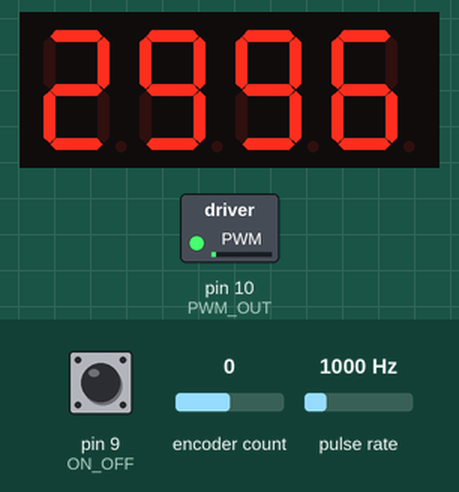
Simulated run of this sketch. Board: Arduino Uno, built with avr-gcc and run on an emulated ATmega328P. Parts: 4-digit seven-segment display, switched loads named in the sketch (green lamp = pin HIGH). Wiring (inferred from the names in the program): pulse sensor: data pin 2. Inputs (shaded band) come from the test bench; at power-on: pin 9 (ON_OFF) HIGH, pulse rate 1000 Hz, encoder count 0. What the sketch prints to the serial monitor is not drawn.

Above: at 1.2 s.
1.3 s: pin 9 (ON_OFF) pulled LOW for 0.15 s
At 2.2 s:
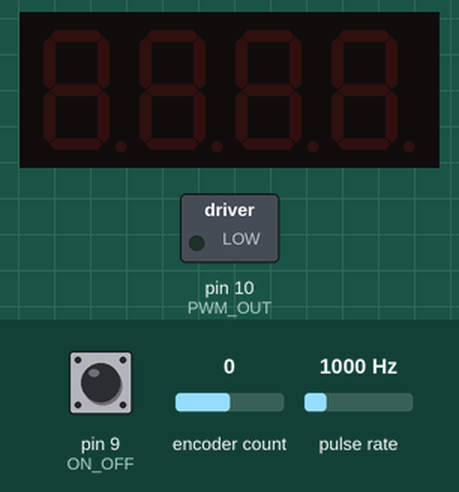
4.4 s: pulse rate (sensor on pin 2) set to 27 Hz
At 4.9 s:
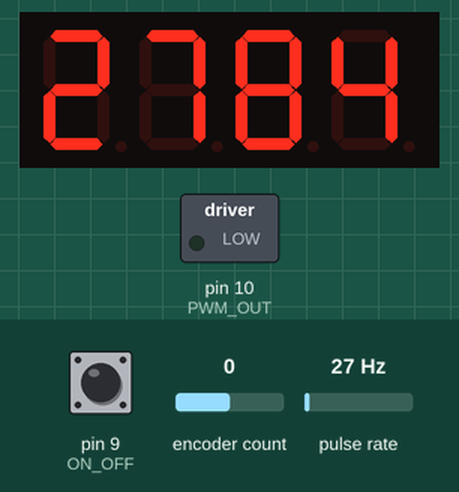
6.2 s: pulse rate (sensor on pin 2) set to 100 Hz
At 6.7 s:
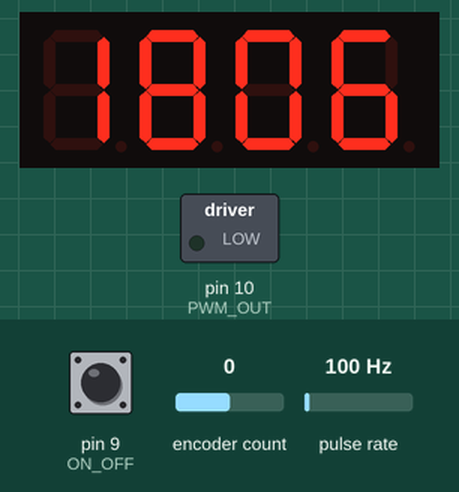
8.0 s: encoder count set to 1
At 8.8 s:
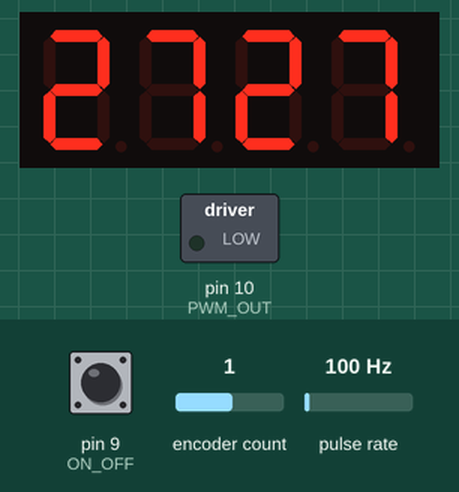
11.0 s: pin 9 (ON_OFF) pulled LOW for 1 s
At 12.19 s:
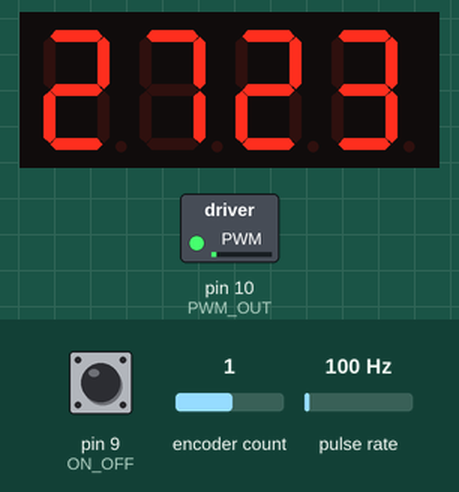
12.6 s: pulse rate (sensor on pin 2) set to 1250 Hz
At 13.43 s:
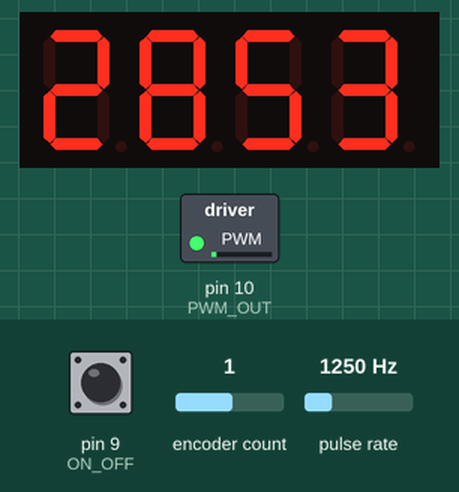
Timing chart, 0 to 15.6 s (numbered marks = the images above; inputs shaded):
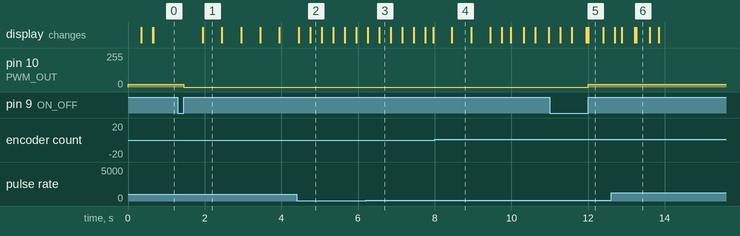

Measured:
- after the input at 1.3 s, pin 10 (PWM_OUT): 19/255 → 0/255 after 0.15 s; the display: changes after 0.65 s (image 1)
- after the input at 4.4 s, the display: first differs from a run without the input after 0.35 s (image 2)
- after the input at 11.0 s, pin 10 (PWM_OUT): 0/255 → 21/255 after 1.0 s
- what the display in image 1 shows lasts 0.5 s, from 2.0 s to 2.5 s

The sketch:

speed_control.ino
```cpp
/*
 MC-2100 Treadmill Motor Controller Interface
 Lathe Motor Controller via PWM
 Seven Segment Tachometer
 ON/OFF Toggle

 Joe Schoolcraft
 Brian Schoolcraft
 May 2013
 https://sonsofinvention.wordpress.com/
*/
#include <TimerOne.h>
#include <Wire.h> // Enable this line if using Arduino Uno, Mega, etc.
#include <Adafruit_GFX.h>
#include <Rotary.h>
#include "Adafruit_LEDBackpack.h"

#define SPEED_SENSE 2 //connected to reed switch - magnet closes switch, pulls to ground (Spindle Speed Input - 2 pulses per rev)
#define PWM_OUT 10 //Connected to blue wire of MC2100 (50ms period PWM out)
#define REV_OUT 1 //Reverse Relay Output (Not Used)
#define FWD_OUT 0 //Forward Relay Output (Not Used)
//#define FWD_REV 3 //Fwd/Rev Switch Input (Not Used)
#define ON_OFF 9 //On/Off Switch Input

#define PWM_CYCLE 50.0 //Output Signal PWM Period (50ms)
#define MAX_DUTY 869 //Max Duty Cycle expected by MC-2100 (85% of 1023)
#define MIN_DUTY 77 //Min Duty Cycle expected by MC-2100 (0% of 1023)
#define REED_DELAY 20 //Deboounce time for reed switch
#define RESET_DELAY 1000 //Time delay before resetting speed to 0
#define NUM_SAMPLES 50 //Number of Samples to average before smoothing function
#define SMOOTH_LEVEL .8 //Input to smoothing function
#define TO_LOW_DELAY 50 //Debounce time for HI to LO switch transition
#define TO_HIGH_DELAY 50 //Debounce time for LO to HI switch transition

long intervals[NUM_SAMPLES] = {0,0}; //Last NUM_SAMPLES reedInterval values for averaging spindle speed
long intervalSum; //Sum of intervals vector
int avgInterval; //Averaged interval value
int spindleSpeed = 0; //Spindle speed converted from avgInterval and smoothed, used for tachometer calculation
int rawSpindleSpeed = 0; //Spindle speed converted from avgInterval, used for tachometer calculation
int intervalCount = 0;
int initialSpeedLevel = 77; // we want to start the motor with enough power to actually turn
int motor_speed_set_point = 77;
bool motor_on = 0;
int oldButtonState = LOW;

unsigned long lastFwdRevTime = 0;
unsigned long lastOnOffTime = 0;
byte reading = 0;
byte fwdRevState = 0;
byte buttonState = 0;
byte lastfwdRevState = 0;
byte lastonOffState = 0;
byte pendingDecel = 0;

//ISR Variables stored as volatile (kept in RAM)
volatile unsigned long reedTime = 0; //Last time reed switch closed
volatile unsigned long reedInterval; //Time since last reed switch closure
volatile boolean reedSet = 0; //Reed switch tracker

Adafruit_7segment matrix = Adafruit_7segment();
Rotary r = Rotary(3, 4);

void setup()
{
    Serial.begin(115200);
    pinMode(PWM_OUT, OUTPUT);
    pinMode(SPEED_SENSE,INPUT);

    pinMode(ON_OFF, INPUT_PULLUP); //Enable internal pullup resistor to simplify external circuit

    Timer1.initialize(PWM_CYCLE*1000); //Set pin 9 and 10 period to 50 ms
    Timer1.pwm(PWM_OUT, 0); //Start PWM at 0% duty cycle

    matrix.begin(0x70);
}

//Interrupt Service Routine - Store time interval from reed switch each magnet pulse
void intervalCalc() {
    if ((millis() - reedTime) >= REED_DELAY)
    { //ignore switch bounce for (REED_DELAY) ms (not the normal debounce routine)
	   if (reedTime !=0) { //Is this the first interrupt since reset?
		  reedSet = 1; //set flag
		  reedInterval = millis() - reedTime; //calculate interval
	   }
	   reedTime = millis(); //record last interrupt time
    }
}

////////////////////////////////////////////////////////////////////////////////////////////
/* Function for debouncing digital inputs

 Arguments:
 _debouncePin - ID of pin to be read/debounced
 *lastReading - pointer to variable storing the previous reading (HIGH/LOW) of the input pin
 *lastDebounceTime - pointer to variable storing the last time (ms) the input changed (not debounced)
 _toLowDelay - debounce time for HIGH to LOW transition
 _toHighDelay - debounce time for LOW to HIGH transition

 Returns:
 _state - debounced state (HIGH/LOW) of _debouncePin
 */
////////////////////////////////////////////////////////////////////////////////////////////

byte debounce(byte _debouncePin, byte *lastReading, unsigned long *lastDebounceTime, int _toLowDelay, int _toHighDelay)
{
 byte _reading = digitalRead(_debouncePin);
 byte _state = *lastReading;

if (_reading != *lastReading) { // pin state just changed
 *lastDebounceTime = millis(); // reset the debouncing timer
 }

if ((millis() - *lastDebounceTime) >= _toLowDelay && _reading == LOW) {
 // whatever the reading is at, it's been there for longer
 // than the hold delay, so take it as the actual current state for use in the rest of the script
 _state = _reading;
 *lastReading = _reading;
 return _state;
 }

if ((millis() - *lastDebounceTime) >= _toHighDelay && _reading == HIGH){
 // whatever the reading is at, it's been there for longer
 // than the hold delay, so take it as the actual current state for use in the rest of the script
 _state = _reading;
 *lastReading = _reading;
 return _state;
 }
 *lastReading = _reading;
 return _state;
}

///Function for smoothing sensor readings: http://playground.arduino.cc//Main/Smooth
int smooth(int data, float filterVal, int smoothedVal){

if (filterVal > 1){ // check to make sure param's are within range
 filterVal = .99;
 }
 else if (filterVal <= 0){
 filterVal = 0;
 }

smoothedVal = (data * (1 - filterVal)) + (smoothedVal * filterVal);


return (int)smoothedVal;
}


void loop() {

    attachInterrupt(0, intervalCalc, FALLING); //Attach interrupt to pin 2 for spindle speed sensing

    int result = r.process();
    if (result) {
        if (result == DIR_CW ) {
            motor_speed_set_point += 10;
        } else {
            motor_speed_set_point -= 10;
        }
    }
    Serial.println(motor_speed_set_point);

    initialSpeedLevel = map(motor_speed_set_point,MIN_DUTY,1023,MIN_DUTY,MAX_DUTY); //Convert Pot input to pwm level to send to MC-2100


    buttonState = debounce(ON_OFF, &lastonOffState, &lastOnOffTime, TO_LOW_DELAY, TO_HIGH_DELAY);


    // Get the current state of the button

    // Has the button gone high since we last read it?
    if (buttonState == HIGH && oldButtonState == LOW) {

        if (motor_on == 0) {
            // Toggle on
            matrix.blinkRate(0); // Don't blink display
            motor_on = 1;

        } else {
            // Toggle off
            Timer1.setPwmDuty(PWM_OUT, 0); // Shut down MC-2100
            matrix.blinkRate(2); // Blink the display
            motor_on = 0;
        }
    }

    if (motor_on) {
        Timer1.setPwmDuty(PWM_OUT, initialSpeedLevel); //Send speed command to MC-2100
    }

  // Store the button's state so we can tell if it's changed next time round
  oldButtonState = buttonState;


////////////////////////////////////////////////////////////////////////////////////////////
 ////////////////////////////////////////////////////////Relays/Braking not implemented at this time
 // //Set Relay States and MC-2100 PWM Levels
 //
 // if (fwdRevState != lastfwdRevState){ //The direction switch has been flipped
 // pendingDecel = HIGH; //Set decel flag. This gets reset low once the spindle stops
 // }
 //
 // if (buttonState == LOW){ //Off
 // digitalWrite(FWD_OUT, LOW); //Set relays for braking
 // digitalWrite(REV_OUT, LOW);
 // Timer1.setPwmDuty(PWM_OUT, 0); //Shut down MC-2100
 // }
 //
 // if (buttonState == HIGH){ //On
 // if (pendingDecel == LOW){
 // if (fwdRevState == HIGH){ //Fwd
 // digitalWrite(FWD_OUT, HIGH); //Set relays for FWD operation
 // digitalWrite(REV_OUT, LOW);
 // Timer1.setPwmDuty(PWM_OUT, initialSpeedLevel); //Send speed command to MC-2100
 // }
 // if (fwdRevState == LOW){ //Rev
 // digitalWrite(FWD_OUT, LOW); //Set relays for REV operation
 // digitalWrite(REV_OUT, HIGH);
 // Timer1.setPwmDuty(PWM_OUT, initialSpeedLevel); //Send speed command to MC-2100
 // }
 // }
 // else{
 // digitalWrite(FWD_OUT, LOW); //Set relays for braking
 // digitalWrite(REV_OUT, LOW);
 // Timer1.setPwmDuty(PWM_OUT, 0); //Shut down MC-2100
 // }
 // }
 ////////////////////////////////////////////////////////////////////////////////////////////

 //Calculate RPM from interrupt routine output, display on 7 segment

if (reedSet == 1) { //Interrupt triggered since last loop, calculate RPM
    reedSet = 0; //reset interrupt flag
    intervalCount++; //increment counter (used for averaging first few pulses)

    //Store interval from ISR in vector for averaging
    for( int n=NUM_SAMPLES-1; n>0; n-- ) {
	   intervals[n]=intervals[n-1]; //Shift all values to the right. Oldest value discarded
    }
    intervals[0] = constrain(reedInterval,0,RESET_DELAY); //new value at beginning of vector

    //Caculate RPM
    intervalSum = 0; //reset sum value
    for( int n=0; n<NUM_SAMPLES; n++ ) {
	   intervalSum += intervals[n]; //add intervals together
    }

    avgInterval = intervalSum/min(intervalCount,NUM_SAMPLES); //calculate average interval
    rawSpindleSpeed = 60000/(avgInterval); //convert to RPM
    spindleSpeed = smooth(rawSpindleSpeed, SMOOTH_LEVEL, spindleSpeed); //smooth RPM reading
    matrix.println(spindleSpeed);
    matrix.writeDisplay();
}

if( (millis() - reedTime) >= RESET_DELAY) { //If no pulses received for (RESET_DELAY) ms, reset all counters/intervals
    for(int n=0; n<NUM_SAMPLES; n++)
    {
        intervals[n] = 0;
        intervalCount = 0;
        reedTime = 0;
        spindleSpeed = 0;
        pendingDecel = LOW; //The spindle has stopped, OK to reverse direction. (Not used yet)
    }
    matrix.println(0);
    matrix.writeDisplay();
}

} //////end loop ////////////////////////////////////////////////////////////////////////////////////////////
```
